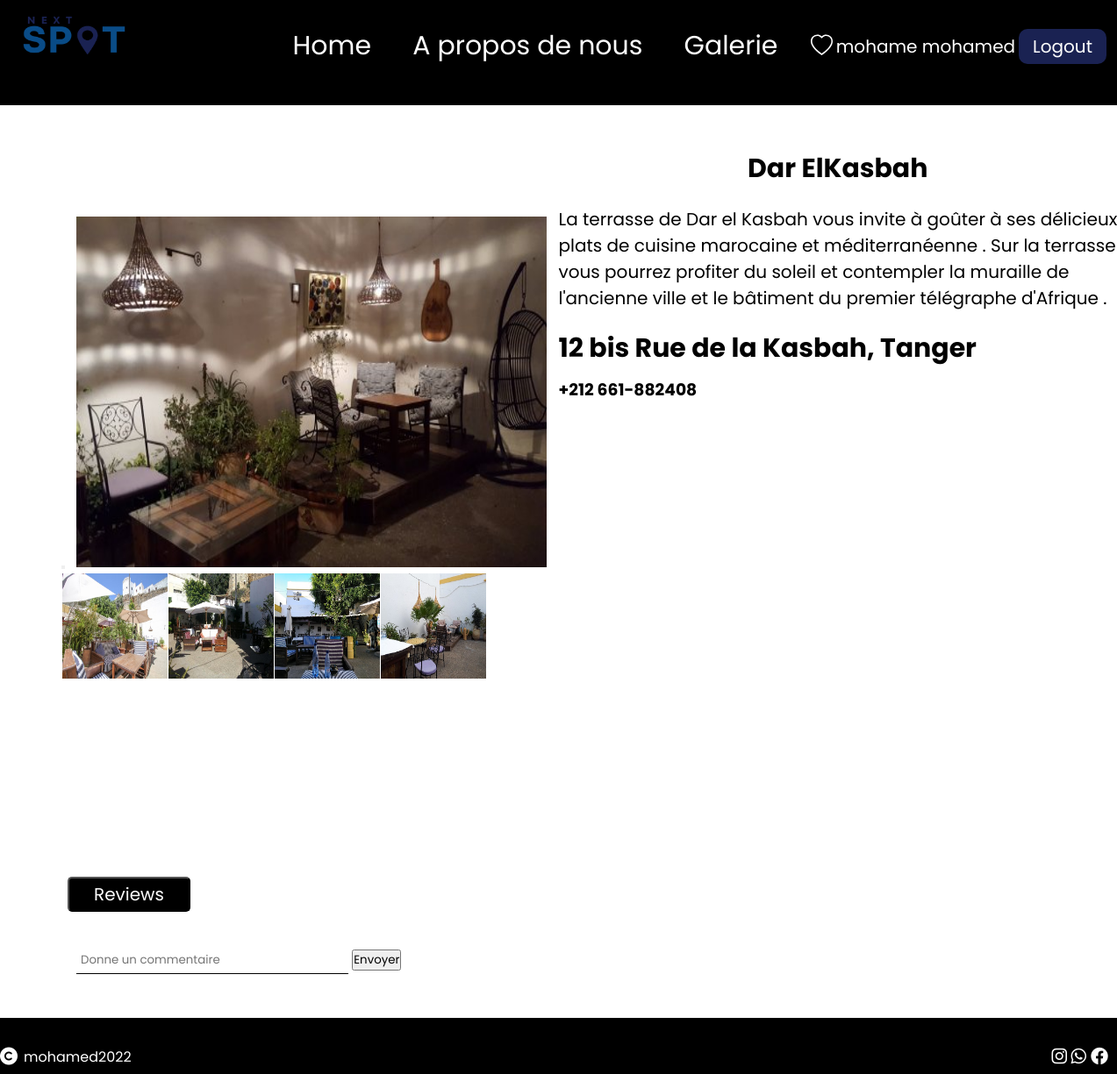
The page /detailPublication.php?Publication=8 (signed in) on the database its author committed.
### tables this page shows
CREATE TABLE `images` (
  `IdImage` int(5) NOT NULL,
  `image` varchar(500) DEFAULT NULL,
  `Id` int(10) DEFAULT NULL,
  `image1` varchar(50) DEFAULT NULL,
  `image2` varchar(50) DEFAULT NULL,
  `image3` varchar(50) DEFAULT NULL,
  `image4` varchar(50) DEFAULT NULL
);

CREATE TABLE `publication` (
  `Id` int(10) NOT NULL,
  `IdCatégorie` int(10) DEFAULT NULL,
  `libelle` varchar(100) DEFAULT NULL,
  `Description` varchar(900) DEFAULT NULL,
  `Telephone` varchar(20) DEFAULT NULL,
  `website` varchar(500) DEFAULT NULL,
  `Adresse` varchar(500) DEFAULT NULL,
  `Prix` varchar(20) DEFAULT NULL
);

### detailPublication.php (the view, shortened to what this page needs)
<?php  include('connection.php');
$detailePublication =$_GET['Publication'];
$selectdetaile = $connect->prepare("SELECT * FROM publication INNER JOIN images ON publication.Id=images.Id WHERE publication.Id='$detailePublication'");
$selectdetaile->execute();
foreach($selectdetaile as $r){
$_SESSION["libelle"]= $r['libelle'];
$_SESSION["Id"]=$r["Id"];
}
?>
<!DOCTYPE html>
<html lang="en">
<head>
    <link rel="stylesheet" href="detailPublication.css">
</head>
<body>
<section class="navDetail" id="navDetail">
<?php include "Navbar.php";?>
</section>
<div class="detailPblication">
    <div class="leftDiv"><button class="b3" onClick="myFunction4()"></button>
        <img class="imageLeft" src="images/<?php echo $r["image1"]?>" alt="">
        <div class="moreImages">
            <img class="morImagesdown"  src="images/<?php echo $r["image"]?>" alt="">
            <img class="morImagesdown" src="images/<?php echo $r["image2"]?>" alt="">
            <img class="morImagesdown" src="images/<?php echo $r["image3"]?>" alt="">
            <img class="morImagesdown" src="images/<?php echo $r["image4"]?>" alt="">
        </div>
    </div>
    <div class="rightDIV">
        <h1 class="detaileLibelle"><?php echo $r["libelle"]?></h1>
        <p class="detaileDescription"><?php echo $r["Description"]?></p>
        <h5 class="detaileAdresse"><?php echo $r["Adresse"]?></h5>
        <h3 class="detaileTelephone"><?php echo $r["Telephone"]?></h3>
    </div>
</div>
    <div class="reviews">
        <button class="review">Reviews</button><br>
        <form action="" method="POST">
        <input placeholder="Donne un commentaire " type="text" name="reviewText" class="reviewText" id="commande">
        <button class="envoyer" type="submit" name="envoyer">Envoyer</button>
    </form>
</div>
    <?php
    include('footer.php');?>
</body>
</html>

### detailPublication.css (style rules this page uses)
.navDetail { background-color: black; height: 15vh; }
.detailPblication { display: flex; justify-content: center; height: 100vh; margin-top: 50px; }
.leftDiv { width: 50%; margin: 77px 10px 20px 70px; }
.rightDIV { width: 50%; }
.imageLeft { width: 67vh; height: 50vh; margin-left: 9px; }
.moreImages { display: flex; width: 484px; justify-content: space-around; }
.morImagesdown { width: 15vh; height: 15vh; }
.detaileLibelle { text-align: center; font-size: 30px; margin-bottom: 20px; }
.detaileDescription { font-size: 20px; width: 650px; margin-bottom: 20px; }
.detaileAdresse { font-size: 30px; margin-bottom: 10px; }
.reviews { margin: 30px 0px 20px 77px; }
.review { background-color: black; color: white; font-size: 20px; border-radius: 5px; height: 40px; width: 140px; text-align: center; margin-bottom: 30px; }
.reviewText { width: 300px; border: none; border-bottom: 1px solid; padding: 5px; margin: 10px 0px 30px 10px; }

### Navbar.css (style rules this page uses)
* { margin: 0px; padding: 0px; text-decoration: none; font-family: 'Poppins' }

### rows shown on the page
images: image1 (picture), image (picture), image2 (picture), image3 (picture), image4 (picture), publication.libelle "Dar ElKasbah", publication.Description "La terrasse de Dar el Kasbah vous invite à goûter à ses délicieux plats de cuisine marocaine et méditerranéenne . Sur la terrasse vous pourrez profiter du soleil et contempler la muraille de l'ancienne ville et le bâtiment du premier télégraphe d'Afrique .", publication.Adresse "12 bis Rue de la Kasbah, Tanger", publication.Telephone "+212 661-882408"

### other values the page prints
$_SESSION['name'] "mohame"
$_SESSION[ 'Prenom'] "mohamed"
